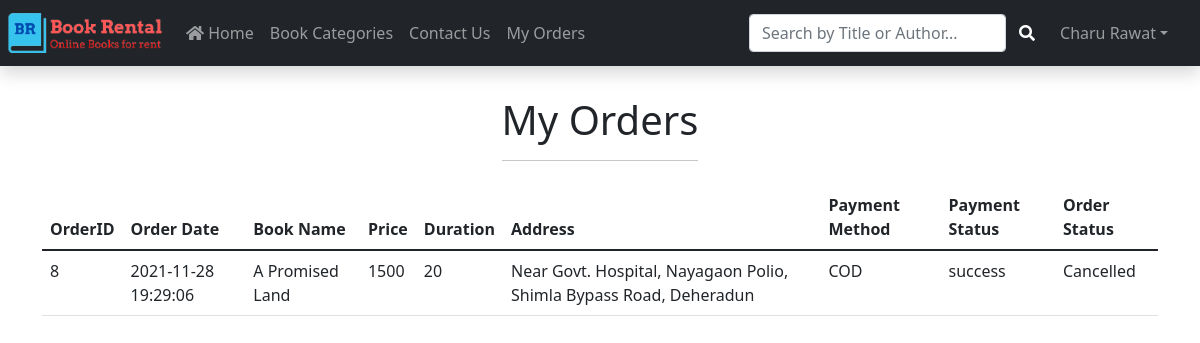
Page /myOrder.php (signed in) on the earlier database version.
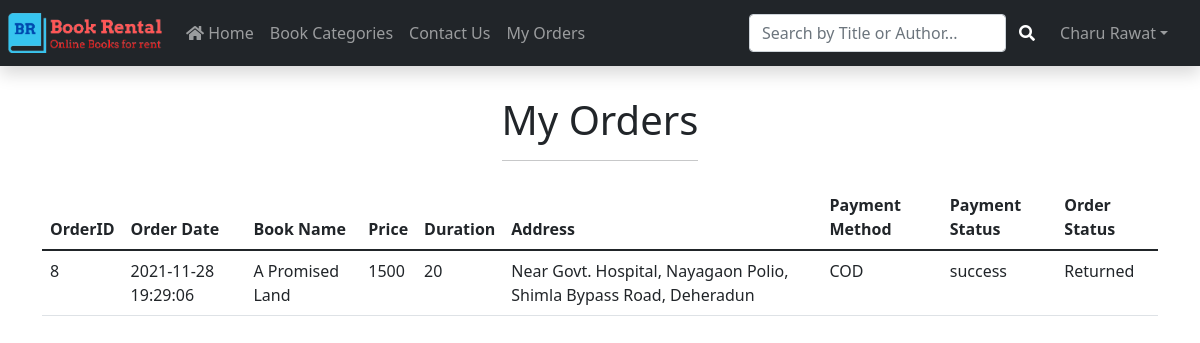
Same page on the later database version.
### tables this page shows
CREATE TABLE `orders` (
  `id` int(11) NOT NULL,
  `user_id` int(11) NOT NULL,
  `address` varchar(100) NOT NULL,
  `address2` varchar(100) DEFAULT NULL,
  `pin` int(11) NOT NULL,
  `payment_method` varchar(20) DEFAULT NULL,
  `total` int(11) NOT NULL,
  `payment_status` varchar(20) NOT NULL,
  `order_status` int(11) NOT NULL,
  `date` datetime NOT NULL,
  `duration` int(11) NOT NULL
);

CREATE TABLE `order_status` (
  `id` int(11) NOT NULL,
  `status_name` varchar(15) NOT NULL
);

CREATE TABLE `books` (
  `id` int(11) NOT NULL,
  `category_id` int(11) NOT NULL,
  `ISBN` varchar(20) NOT NULL,
  `name` varchar(255) NOT NULL,
  `img` varchar(255) NOT NULL,
  `author` varchar(75) NOT NULL,
  `mrp` int(11) NOT NULL,
  `security` int(11) NOT NULL,
  `rent` int(11) NOT NULL,
  `qty` int(11) NOT NULL,
  `best_seller` int(11) DEFAULT NULL,
  `short_desc` varchar(2000) NOT NULL,
  `description` text NOT NULL,
  `status` tinyint(4) NOT NULL DEFAULT 1,
  `price` int(3) GENERATED ALWAYS AS (coalesce(`security`,0) + coalesce(`rent`,0)) VIRTUAL
);

### myOrder.php (the view, shortened to what this page needs)
<?php require('header.php') ?>
<div class="container mt-5">
    <div class="d-flex justify-content-center">
        <h1>My Orders
            <hr>
        </h1>
    </div>
    <table class="table table-responsive">
        <thead class="">
        <tr>
            <th> OrderID</th>
            <th>Order Date</th>
            <th>Book Name</th>
            <th>Price</th>
            <th>Duration</th>
            <th>Address</th>
            <th>Payment Method</th>
            <th>Payment Status</th>
            <th>Order Status</th>
        </tr>
        </thead>
        <tbody>
        <?php
          $userId = $_SESSION['USER_ID'];
          $res = mysqli_query($con, "select orders.*,name,status_name from orders
                                            JOIN order_detail ON orders.id=order_detail.order_id
                                            JOIN books ON order_detail.book_id=books.id
                                            JOIN order_status ON orders.order_status=order_status.id
                                            where user_id = $userId order by orders.id desc");
          while ($row = mysqli_fetch_assoc($res)) { ?>
              <tr>
                  <td> <?php echo $row['id'] ?> </td>
                  <td> <?php echo $row['date'] ?> </td>
                  <td> <?php echo $row['name'] ?> </td>
                  <td> <?php echo $row['total'] ?> </td>
                  <td> <?php echo $row['duration'] ?> </td>
                  <td> <?php echo $row['address'] ?>, <?php echo $row['address2'] ?> </td>
                  <td> <?php echo $row['payment_method'] ?> </td>
                  <td> <?php echo $row['payment_status'] ?> </td>
                  <td> <?php echo $row['status_name'] ?> </td>
              </tr>
          <?php } ?>
        </tbody>
    </table>
</div>

Differences in the rows shown:
changed orders "Near Govt. Hospital, Nayagaon Polio, Shimla Bypass Road": order_status.status_name "Cancelled" → "Returned"
